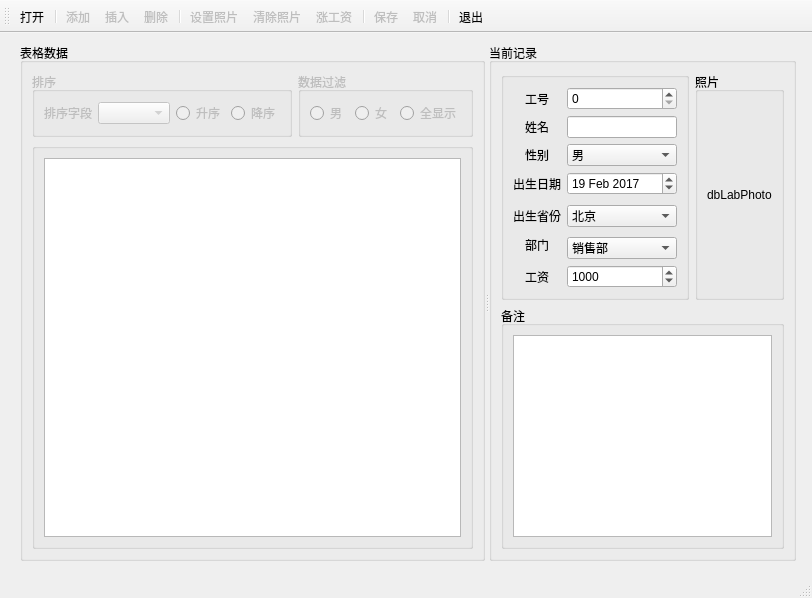
<?xml version="1.0" encoding="UTF-8"?>
<ui version="4.0">
 <class>MainWindow</class>
 <widget class="QMainWindow" name="MainWindow">
  <property name="geometry">
   <rect>
    <x>0</x>
    <y>0</y>
    <width>812</width>
    <height>598</height>
   </rect>
  </property>
  <property name="windowTitle">
   <string>MainWindow</string>
  </property>
  <widget class="QWidget" name="centralwidget">
   <widget class="QSplitter" name="splitter">
    <property name="geometry">
     <rect>
      <x>20</x>
      <y>10</y>
      <width>776</width>
      <height>518</height>
     </rect>
    </property>
    <property name="orientation">
     <enum>Qt::Horizontal</enum>
    </property>
    <widget class="QGroupBox" name="groupBox">
     <property name="title">
      <string>表格数据</string>
     </property>
     <layout class="QVBoxLayout" name="verticalLayout_2">
      <item>
       <layout class="QHBoxLayout" name="horizontalLayout_3">
        <item>
         <widget class="QGroupBox" name="groupBoxSort">
          <property name="enabled">
           <bool>false</bool>
          </property>
          <property name="title">
           <string>排序</string>
          </property>
          <layout class="QHBoxLayout" name="horizontalLayout">
           <item>
            <widget class="QLabel" name="label">
             <property name="text">
              <string>排序字段</string>
             </property>
            </widget>
           </item>
           <item>
            <widget class="QComboBox" name="comboFields"/>
           </item>
           <item>
            <widget class="QRadioButton" name="radioBtnAsend">
             <property name="text">
              <string>升序</string>
             </property>
            </widget>
           </item>
           <item>
            <widget class="QRadioButton" name="radioButton_2">
             <property name="text">
              <string>降序</string>
             </property>
            </widget>
           </item>
          </layout>
         </widget>
        </item>
        <item>
         <widget class="QGroupBox" name="groupBoxFilter">
          <property name="enabled">
           <bool>false</bool>
          </property>
          <property name="title">
           <string>数据过滤</string>
          </property>
          <layout class="QHBoxLayout" name="horizontalLayout_2">
           <item>
            <widget class="QRadioButton" name="radioButton_3">
             <property name="text">
              <string>男</string>
             </property>
            </widget>
           </item>
           <item>
            <widget class="QRadioButton" name="radioButton_4">
             <property name="text">
              <string>女</string>
             </property>
            </widget>
           </item>
           <item>
            <widget class="QRadioButton" name="radioButton_5">
             <property name="text">
              <string>全显示</string>
             </property>
            </widget>
           </item>
          </layout>
         </widget>
        </item>
       </layout>
      </item>
      <item>
       <widget class="QGroupBox" name="groupBox_4">
        <property name="title">
         <string/>
        </property>
        <layout class="QVBoxLayout" name="verticalLayout">
         <item>
          <widget class="QTableView" name="tableView"/>
         </item>
        </layout>
       </widget>
      </item>
     </layout>
    </widget>
    <widget class="QGroupBox" name="groupBox_5">
     <property name="title">
      <string>当前记录</string>
     </property>
     <layout class="QVBoxLayout" name="verticalLayout_4">
      <item>
       <layout class="QHBoxLayout" name="horizontalLayout_4">
        <item>
         <widget class="QGroupBox" name="groupBox_6">
          <property name="title">
           <string/>
          </property>
          <layout class="QGridLayout" name="gridLayout">
           <item row="0" column="0">
            <widget class="QLabel" name="label_2">
             <property name="text">
              <string>工号</string>
             </property>
             <property name="alignment">
              <set>Qt::AlignCenter</set>
             </property>
            </widget>
           </item>
           <item row="9" column="1">
            <widget class="QComboBox" name="dbComboDep">
             <item>
              <property name="text">
               <string>销售部</string>
              </property>
             </item>
            </widget>
           </item>
           <item row="10" column="0">
            <widget class="QLabel" name="label_8">
             <property name="text">
              <string>工资</string>
             </property>
             <property name="alignment">
              <set>Qt::AlignCenter</set>
             </property>
            </widget>
           </item>
           <item row="6" column="1" rowspan="3">
            <widget class="QComboBox" name="dbComboProvince">
             <item>
              <property name="text">
               <string>北京</string>
              </property>
             </item>
            </widget>
           </item>
           <item row="7" column="0">
            <widget class="QLabel" name="label_6">
             <property name="text">
              <string>出生省份</string>
             </property>
             <property name="alignment">
              <set>Qt::AlignCenter</set>
             </property>
            </widget>
           </item>
           <item row="1" column="1">
            <widget class="QLineEdit" name="dbEditName"/>
           </item>
           <item row="4" column="0">
            <widget class="QLabel" name="label_5">
             <property name="text">
              <string>出生日期</string>
             </property>
             <property name="alignment">
              <set>Qt::AlignCenter</set>
             </property>
            </widget>
           </item>
           <item row="8" column="0" rowspan="2">
            <widget class="QLabel" name="label_7">
             <property name="text">
              <string>部门</string>
             </property>
             <property name="alignment">
              <set>Qt::AlignCenter</set>
             </property>
            </widget>
           </item>
           <item row="0" column="1">
            <widget class="QSpinBox" name="dbSpinEmpNo">
             <property name="maximum">
              <number>9999</number>
             </property>
            </widget>
           </item>
           <item row="2" column="1">
            <widget class="QComboBox" name="dbComboSex">
             <item>
              <property name="text">
               <string>男</string>
              </property>
             </item>
            </widget>
           </item>
           <item row="1" column="0">
            <widget class="QLabel" name="label_3">
             <property name="text">
              <string>姓名</string>
             </property>
             <property name="alignment">
              <set>Qt::AlignCenter</set>
             </property>
            </widget>
           </item>
           <item row="2" column="0">
            <widget class="QLabel" name="label_4">
             <property name="text">
              <string>性别</string>
             </property>
             <property name="alignment">
              <set>Qt::AlignCenter</set>
             </property>
            </widget>
           </item>
           <item row="10" column="1">
            <widget class="QSpinBox" name="dbSpinSalary">
             <property name="maximum">
              <number>1000000</number>
             </property>
             <property name="value">
              <number>1000</number>
             </property>
            </widget>
           </item>
           <item row="4" column="1">
            <widget class="QDateEdit" name="dbEditBirth">
             <property name="dateTime">
              <datetime>
               <hour>16</hour>
               <minute>0</minute>
               <second>0</second>
               <year>2017</year>
               <month>2</month>
               <day>19</day>
              </datetime>
             </property>
            </widget>
           </item>
          </layout>
         </widget>
        </item>
        <item>
         <widget class="QGroupBox" name="groupBox_7">
          <property name="title">
           <string>照片</string>
          </property>
          <layout class="QVBoxLayout" name="verticalLayout_3">
           <item>
            <widget class="QLabel" name="dbLabPhoto">
             <property name="text">
              <string>dbLabPhoto</string>
             </property>
            </widget>
           </item>
          </layout>
         </widget>
        </item>
       </layout>
      </item>
      <item>
       <widget class="QGroupBox" name="groupBox_8">
        <property name="title">
         <string>备注</string>
        </property>
        <layout class="QHBoxLayout" name="horizontalLayout_5">
         <item>
          <widget class="QPlainTextEdit" name="dbEditMemo"/>
         </item>
        </layout>
       </widget>
      </item>
     </layout>
    </widget>
   </widget>
  </widget>
  <widget class="QToolBar" name="toolBar">
   <property name="enabled">
    <bool>true</bool>
   </property>
   <property name="windowTitle">
    <string>toolBar</string>
   </property>
   <property name="toolButtonStyle">
    <enum>Qt::ToolButtonTextUnderIcon</enum>
   </property>
   <attribute name="toolBarArea">
    <enum>TopToolBarArea</enum>
   </attribute>
   <attribute name="toolBarBreak">
    <bool>false</bool>
   </attribute>
   <addaction name="actOpenDB"/>
   <addaction name="separator"/>
   <addaction name="actRecAppend"/>
   <addaction name="actRecInsert"/>
   <addaction name="actRecDelete"/>
   <addaction name="separator"/>
   <addaction name="actPhoto"/>
   <addaction name="actPhotoClear"/>
   <addaction name="actScan"/>
   <addaction name="separator"/>
   <addaction name="actSubmit"/>
   <addaction name="actRevert"/>
   <addaction name="separator"/>
   <addaction name="actQuit"/>
  </widget>
  <widget class="QStatusBar" name="statusBar"/>
  <action name="actOpenDB">
   <property name="icon">
    <iconset resource="res.qrc">
     <normaloff>:/icons/images/open3.bmp</normaloff>:/icons/images/open3.bmp</iconset>
   </property>
   <property name="text">
    <string>打开</string>
   </property>
   <property name="toolTip">
    <string>打开数据库</string>
   </property>
  </action>
  <action name="actRecAppend">
   <property name="enabled">
    <bool>false</bool>
   </property>
   <property name="icon">
    <iconset resource="res.qrc">
     <normaloff>:/icons/images/316.bmp</normaloff>:/icons/images/316.bmp</iconset>
   </property>
   <property name="text">
    <string>添加</string>
   </property>
   <property name="toolTip">
    <string>添加记录</string>
   </property>
  </action>
  <action name="actRecInsert">
   <property name="enabled">
    <bool>false</bool>
   </property>
   <property name="icon">
    <iconset resource="res.qrc">
     <normaloff>:/icons/images/306.bmp</normaloff>:/icons/images/306.bmp</iconset>
   </property>
   <property name="text">
    <string>插入</string>
   </property>
   <property name="toolTip">
    <string>出入记录</string>
   </property>
  </action>
  <action name="actRecDelete">
   <property name="enabled">
    <bool>false</bool>
   </property>
   <property name="icon">
    <iconset resource="res.qrc">
     <normaloff>:/icons/images/delete1.bmp</normaloff>:/icons/images/delete1.bmp</iconset>
   </property>
   <property name="text">
    <string>删除</string>
   </property>
   <property name="toolTip">
    <string>删除记录</string>
   </property>
  </action>
  <action name="actPhoto">
   <property name="enabled">
    <bool>false</bool>
   </property>
   <property name="icon">
    <iconset resource="res.qrc">
     <normaloff>:/icons/images/00.JPG</normaloff>:/icons/images/00.JPG</iconset>
   </property>
   <property name="text">
    <string>设置照片</string>
   </property>
   <property name="toolTip">
    <string>设置照片</string>
   </property>
  </action>
  <action name="actPhotoClear">
   <property name="enabled">
    <bool>false</bool>
   </property>
   <property name="icon">
    <iconset resource="res.qrc">
     <normaloff>:/icons/images/103.bmp</normaloff>:/icons/images/103.bmp</iconset>
   </property>
   <property name="text">
    <string>清除照片</string>
   </property>
   <property name="toolTip">
    <string>清除照片</string>
   </property>
  </action>
  <action name="actScan">
   <property name="enabled">
    <bool>false</bool>
   </property>
   <property name="icon">
    <iconset resource="res.qrc">
     <normaloff>:/icons/images/up.bmp</normaloff>:/icons/images/up.bmp</iconset>
   </property>
   <property name="text">
    <string>涨工资</string>
   </property>
   <property name="toolTip">
    <string>涨工资</string>
   </property>
  </action>
  <action name="actSubmit">
   <property name="enabled">
    <bool>false</bool>
   </property>
   <property name="icon">
    <iconset resource="res.qrc">
     <normaloff>:/icons/images/save1.bmp</normaloff>:/icons/images/save1.bmp</iconset>
   </property>
   <property name="text">
    <string>保存</string>
   </property>
   <property name="toolTip">
    <string>保存记录</string>
   </property>
  </action>
  <action name="actRevert">
   <property name="enabled">
    <bool>false</bool>
   </property>
   <property name="icon">
    <iconset resource="res.qrc">
     <normaloff>:/icons/images/ubdo.bmp</normaloff>:/icons/images/ubdo.bmp</iconset>
   </property>
   <property name="text">
    <string>取消</string>
   </property>
   <property name="toolTip">
    <string>取消修改</string>
   </property>
  </action>
  <action name="actQuit">
   <property name="icon">
    <iconset resource="res.qrc">
     <normaloff>:/icons/images/exit.bmp</normaloff>:/icons/images/exit.bmp</iconset>
   </property>
   <property name="text">
    <string>退出</string>
   </property>
   <property name="toolTip">
    <string>退出</string>
   </property>
  </action>
 </widget>
 <resources>
  <include location="res.qrc"/>
 </resources>
 <connections>
  <connection>
   <sender>actQuit</sender>
   <signal>triggered()</signal>
   <receiver>MainWindow</receiver>
   <slot>close()</slot>
   <hints>
    <hint type="sourcelabel">
     <x>-1</x>
     <y>-1</y>
    </hint>
    <hint type="destinationlabel">
     <x>405</x>
     <y>298</y>
    </hint>
   </hints>
  </connection>
 </connections>
</ui>
